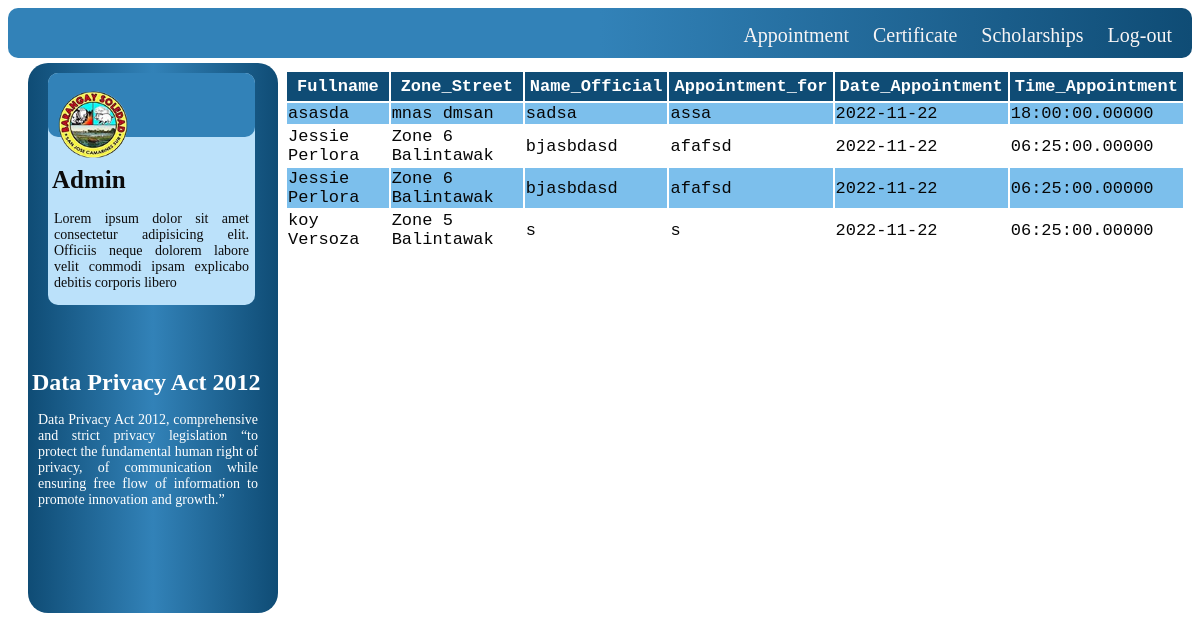
The app's page /try-get-data.php with its own data.
### tables this page shows
CREATE TABLE `appointment` (
  `id` int(255) NOT NULL,
  `Fullname` varchar(50) NOT NULL,
  `Zone_Street` varchar(50) NOT NULL,
  `Name_Official` varchar(50) NOT NULL,
  `Appointment_for` varchar(50) NOT NULL,
  `Date_Appointment` date NOT NULL,
  `Time_Appointment` time(5) NOT NULL
);

### try-get-data.php (the view, shortened to what this page needs)
<!DOCTYPE html>
<html>
    <head>
	<link rel="stylesheet" href="welcome-add.css">
    </head>
<body>
    <nav>
        <ul>
            <li><a class="active" href="##">Appointment</a></li>
            <li><a href="#Certificate">Certificate</a></li>
            <li><a href="#Scholarships">Scholarships</a></li>
            <li><a href="admin.php">Log-out</a></li>
        </ul>
</nav>
<div class="wrapper">
		<div class="wrapper_inner">
			<div class="vertical_wrap">
			    <div class="vertical_bar">
                    <div class="sides">
                        <div class="card">
                            <div class="display-picture">
                                <img src="pictures/Logo-S.png" alt="">
                            </div>
                            <div class="banner">
                        </div>
                        <div class="content">
                        <h1>Admin</h1>
                        <p>Lorem ipsum dolor sit amet consectetur adipisicing elit. Officiis neque dolorem labore velit commodi
                        ipsam explicabo debitis corporis libero</p>
                    </div>
                    </div>
                </div><br/><br/>
            	<div class="info">
					<h1>Data Privacy Act 2012</h1>
                    <p>
                        Data Privacy Act 2012, comprehensive and strict privacy legislation “to protect the fundamental human right of privacy,
                        of communication while ensuring free flow of information to promote innovation and growth.”
                </div>
			</div>
		</div>
        <table>
        <tr>
            <th name="1">Fullname</th>
            <th>Zone_Street</th>
            <th>Name_Official</th>
            <th>Appointment_for</th>
            <th>Date_Appointment</th>
            <th>Time_Appointment</th>
        </tr>
<?php
    $conn=mysqli_connect("localhost","root","","web_soledad");
    $sql = "SELECT Fullname, Zone_Street,Name_Official,Appointment_for,Date_Appointment,Time_Appointment from appointment";
    $result = $conn-> query($sql);
    if ($result-> num_rows >0){
        while ($row = $result-> fetch_assoc()){
            echo "<tr><td>".$row["Fullname"]."</td><td>".$row["Zone_Street"]."</td><td>".$row["Name_Official"]."</td><td>"
            .$row["Appointment_for"]."</td><td>".$row["Date_Appointment"]."</td><td>".$row["Time_Appointment"]."</td></tr>";
        }
        echo "</table>";
    }
    else{
        echo "0 result";
    }
?>
</body>
</html>

### welcome-add.css (style rules this page uses)
nav { border-radius: 10PX; background: -webkit-linear-gradient(left,#3282b8,#3282b8, #0f4c75); height: 50px; width: 100; }
nav ul { float: right; margin-right: 10px; }
nav ul li { display: inline-block; }
nav ul li a { border-radius: 6px; color: rgb(248, 245, 245); font-size: 20px; padding: 10px; text-decoration:none; }
.wrapper_inner { position: relative; width: 100%; height: 700%; background: #fff; display: flex; }
.vertical_bar { border-radius: 20PX; width: 250px; background: -webkit-linear-gradient(left,#0f4c75,#3282b8, #0f4c75); height: 120%; }
.vertical_wrap { padding-left: 20px; }
.info h1 { font-size: 24px; text-align: justify; color: white; }
.info p { text-align: justify; padding-right: 20px; padding-left: 10px; color: white; }
.sides { padding-top: 10px; padding-left: 20px; }
.card { border-radius: 10px; color: rgb(12, 11, 11); width: 90%; background-color:#bbe1fa; display: grid; grid-template-rows: 1rem 3rem ; }
.banner { grid-row: 1/3; grid-column: 1/-1; }
.banner { border-radius: 10px; width: 100%; height: 100%; background-color: #3282b8; }
.display-picture { grid-row: 2/2; grid-column: 1/-1; padding: 0 10px; z-index: 1; }
.display-picture img { height: 70px; aspect-ratio: 1/1; border-radius: 50%; }
h1 { font-size: 25px ; padding-top: 12px; padding-left: 4px; }
p { padding-left: 6px; padding-right: 6px; text-align: justify; font-size: 14px; }
table { padding: 7px; border-radius: 9px; height: 50%; width: 100%; color: rgb(7, 7, 7); font-family: monospace; font-size: 17px; }
th { padding: 5px; background-color: #0f4c75; color: white; }
tr:nth-child(even) { background-color: #7cbfec ; }
.content { position: relative; }

### records on screen
appointment: Fullname "asasda", Zone_Street "mnas dmsan", Name_Official "sadsa", Appointment_for "assa", Date_Appointment "2022-11-22", Time_Appointment "18:00:00.00000"
appointment: Fullname "Jessie Perlora", Zone_Street "Zone 6 Balintawak", Name_Official "bjasbdasd", Appointment_for "afafsd", Date_Appointment "2022-11-22", Time_Appointment "06:25:00.00000"
appointment: Fullname "Jessie Perlora", Zone_Street "Zone 6 Balintawak", Name_Official "bjasbdasd", Appointment_for "afafsd", Date_Appointment "2022-11-22", Time_Appointment "06:25:00.00000"
appointment: Fullname "koy Versoza", Zone_Street "Zone 5 Balintawak", Name_Official "s", Appointment_for "s", Date_Appointment "2022-11-22", Time_Appointment "06:25:00.00000"
